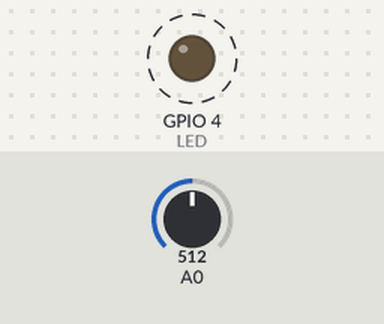
Simulated run of this sketch. Board: ESP8266 (NodeMCU). On the bench: output pins drawn as LEDs (lit = HIGH). Dashed ring = blinking. Inputs (shaded band) come from the test bench; at power-on: A0 = 512. What the sketch prints to the serial monitor is not drawn.

Above: at 0.3 s.
Timing chart, 0 to 3.5 s (numbered marks = the images above):
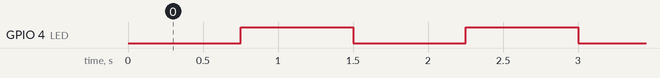

The sketch:

timer.ino
```cpp
/*
    ESP8266 Timer Example
    Hardware: NodeMCU
    Circuits4you.com
    2018
    LED Blinking using Timer
*/
#include <ESP8266WiFi.h>
#include <Ticker.h>
 #include <WiFiClient.h>
#include <ESP8266WebServer.h>
/* Set these to your desired credentials. */
const char *ssid = "YEP_ESP";
const char *password = "yep123";

Ticker blinker;

#define LED 4  //On board LED
ESP8266WebServer server(80);

/* Just a little test message.  Go to http://192.168.4.1 in a web browser
 * connected to this access point to see it.
 */
void handleRoot() {
	server.send(200, "text/html", "<h1>You are connected to YEP WIFI</h1>");
}
//=======================================================================
void ICACHE_RAM_ATTR onTimerISR(){
    digitalWrite(LED,!(digitalRead(LED)));  //Toggle LED Pin
    timer1_write(60000000);//12us
     int raw = analogRead(A0);
     Serial.println("ADC VALUE: "+String(raw));

}
//=======================================================================
//                               Setup
//=======================================================================
void setup()
{
    Serial.begin(115200);
    Serial.println("");

    pinMode(LED,OUTPUT);

    pinMode(A0, INPUT);
    int raw = analogRead(A0);
    //Initialize Ticker every 0.5s
    timer1_attachInterrupt(onTimerISR);
    timer1_enable(TIM_DIV1, TIM_EDGE, TIM_SINGLE);
    timer1_write(60000000); //120000 us
    Serial.print("Configuring access point...");
	/* You can remove the password parameter if you want the AP to be open. */
	WiFi.softAP(ssid, password);

	IPAddress myIP = WiFi.softAPIP();
	Serial.print("AP IP address: ");
	Serial.println(myIP);
        Serial.print("ADC VALUE: "+String(raw));
        //Serial.println(raw);
	server.on("/", handleRoot);
	server.begin();
	Serial.println("HTTP server started");
}
//=======================================================================
//                MAIN LOOP
//=======================================================================
void loop()
{
  server.handleClient();
}
//================================
```

Measured:
- by itself, GPIO 4 (LED): alternates HIGH for 0.75 s and LOW for 0.75 s
